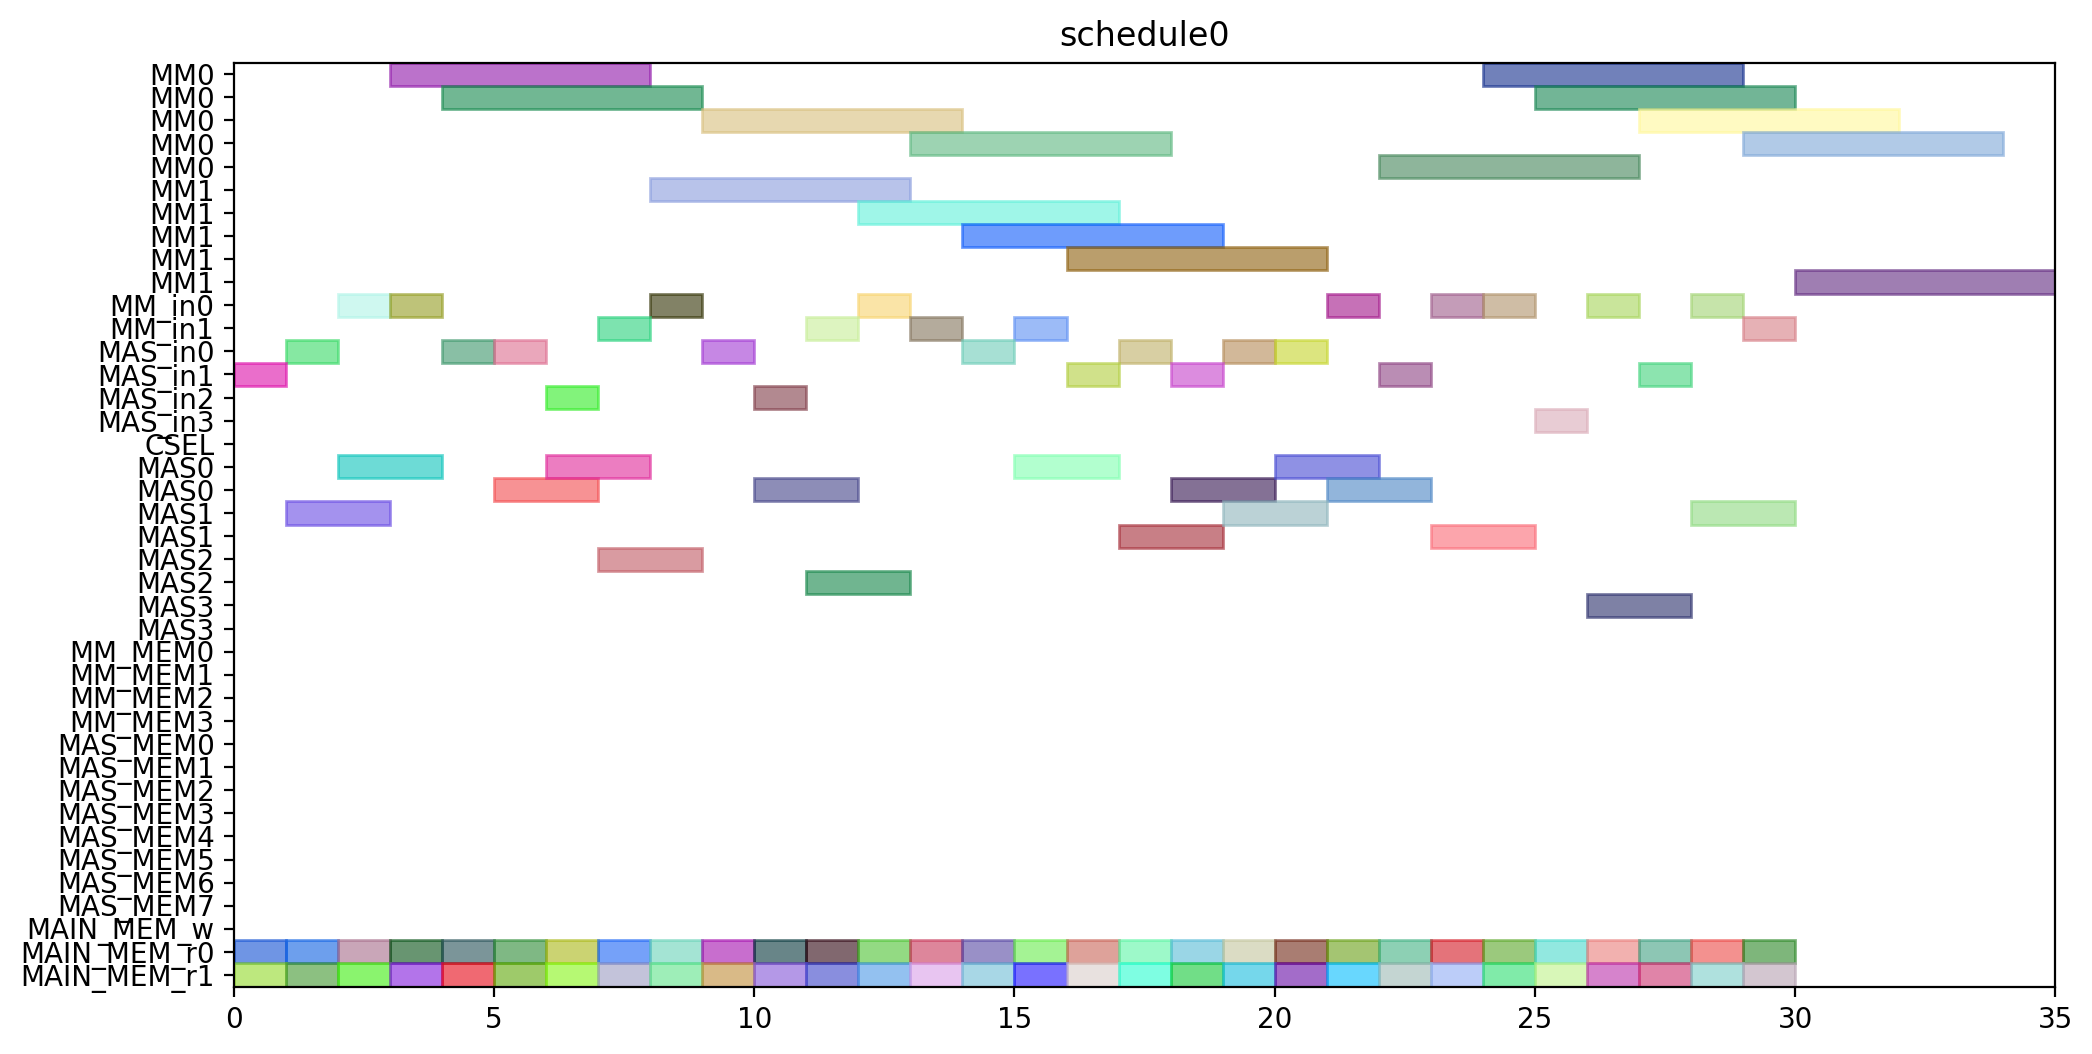

Recreate this plot in Python.
from pyschedule import Scenario, solvers, plotters, alt


def solve():
	horizon = 120
	S = Scenario("schedule0", horizon=horizon)

	# resource
	MM = S.Resources('MM', num=2, size=5)
	MM_in = S.Resources('MM_in', num=2)
	MAS_in = S.Resources('MAS_in', num=4)
	CSEL = S.Resource('CSEL')
	MAS = S.Resources('MAS', num=4, size=2, periods=range(1, horizon))
	MM_MEM = S.Resources('MM_MEM', num=4)
	MAS_MEM = S.Resources('MAS_MEM', num=8)
	MAIN_MEM_w = S.Resource('MAIN_MEM_w', size=1)
	MAIN_MEM_r = S.Resources('MAIN_MEM_r', num=2)

	# result of previous scheduling

	# new tasks
	r1_t0 = S.Task('r1_t0', length=5, delay_cost=1)
	r1_t0 += alt(MM)
	r1_t0_in = S.Task('r1_t0_in', length=1, delay_cost=1)
	r1_t0_in += alt(MM_in)
	S += r1_t0_in*MM_in[0]<=r1_t0*MM[0]
	S += r1_t0_in*MM_in[1]<=r1_t0*MM[1]
	r1_t0_mem0 = S.Task('r1_t0_mem0', length=1, delay_cost=1)
	r1_t0_mem0 += MAIN_MEM_r[0]
	S += r1_t0_mem0 <= r1_t0

	r1_t0_mem1 = S.Task('r1_t0_mem1', length=1, delay_cost=1)
	r1_t0_mem1 += MAIN_MEM_r[1]
	S += r1_t0_mem1 <= r1_t0

	r1_t1 = S.Task('r1_t1', length=5, delay_cost=1)
	r1_t1 += alt(MM)
	r1_t1_in = S.Task('r1_t1_in', length=1, delay_cost=1)
	r1_t1_in += alt(MM_in)
	S += r1_t1_in*MM_in[0]<=r1_t1*MM[0]
	S += r1_t1_in*MM_in[1]<=r1_t1*MM[1]
	r1_t1_mem0 = S.Task('r1_t1_mem0', length=1, delay_cost=1)
	r1_t1_mem0 += MAIN_MEM_r[0]
	S += r1_t1_mem0 <= r1_t1

	r1_t1_mem1 = S.Task('r1_t1_mem1', length=1, delay_cost=1)
	r1_t1_mem1 += MAIN_MEM_r[1]
	S += r1_t1_mem1 <= r1_t1

	r1_t2 = S.Task('r1_t2', length=2, delay_cost=1)
	r1_t2 += alt(MAS)
	r1_t2_in = S.Task('r1_t2_in', length=1, delay_cost=1)
	r1_t2_in += alt(MAS_in)
	S += r1_t2_in*MAS_in[0]<=r1_t2*MAS[0]

	S += r1_t2_in*MAS_in[1]<=r1_t2*MAS[1]

	S += r1_t2_in*MAS_in[2]<=r1_t2*MAS[2]

	S += r1_t2_in*MAS_in[3]<=r1_t2*MAS[3]

	r1_t2_mem0 = S.Task('r1_t2_mem0', length=1, delay_cost=1)
	r1_t2_mem0 += MAIN_MEM_r[0]
	S += r1_t2_mem0 <= r1_t2

	r1_t2_mem1 = S.Task('r1_t2_mem1', length=1, delay_cost=1)
	r1_t2_mem1 += MAIN_MEM_r[1]
	S += r1_t2_mem1 <= r1_t2

	r1_t3 = S.Task('r1_t3', length=2, delay_cost=1)
	r1_t3 += alt(MAS)
	r1_t3_in = S.Task('r1_t3_in', length=1, delay_cost=1)
	r1_t3_in += alt(MAS_in)
	S += r1_t3_in*MAS_in[0]<=r1_t3*MAS[0]

	S += r1_t3_in*MAS_in[1]<=r1_t3*MAS[1]

	S += r1_t3_in*MAS_in[2]<=r1_t3*MAS[2]

	S += r1_t3_in*MAS_in[3]<=r1_t3*MAS[3]

	r1_t3_mem0 = S.Task('r1_t3_mem0', length=1, delay_cost=1)
	r1_t3_mem0 += MAIN_MEM_r[0]
	S += r1_t3_mem0 <= r1_t3

	r1_t3_mem1 = S.Task('r1_t3_mem1', length=1, delay_cost=1)
	r1_t3_mem1 += MAIN_MEM_r[1]
	S += r1_t3_mem1 <= r1_t3

	r3_t0 = S.Task('r3_t0', length=5, delay_cost=1)
	r3_t0 += alt(MM)
	r3_t0_in = S.Task('r3_t0_in', length=1, delay_cost=1)
	r3_t0_in += alt(MM_in)
	S += r3_t0_in*MM_in[0]<=r3_t0*MM[0]
	S += r3_t0_in*MM_in[1]<=r3_t0*MM[1]
	r3_t0_mem0 = S.Task('r3_t0_mem0', length=1, delay_cost=1)
	r3_t0_mem0 += MAIN_MEM_r[0]
	S += r3_t0_mem0 <= r3_t0

	r3_t0_mem1 = S.Task('r3_t0_mem1', length=1, delay_cost=1)
	r3_t0_mem1 += MAIN_MEM_r[1]
	S += r3_t0_mem1 <= r3_t0

	r3_t1 = S.Task('r3_t1', length=5, delay_cost=1)
	r3_t1 += alt(MM)
	r3_t1_in = S.Task('r3_t1_in', length=1, delay_cost=1)
	r3_t1_in += alt(MM_in)
	S += r3_t1_in*MM_in[0]<=r3_t1*MM[0]
	S += r3_t1_in*MM_in[1]<=r3_t1*MM[1]
	r3_t1_mem0 = S.Task('r3_t1_mem0', length=1, delay_cost=1)
	r3_t1_mem0 += MAIN_MEM_r[0]
	S += r3_t1_mem0 <= r3_t1

	r3_t1_mem1 = S.Task('r3_t1_mem1', length=1, delay_cost=1)
	r3_t1_mem1 += MAIN_MEM_r[1]
	S += r3_t1_mem1 <= r3_t1

	r3_t2 = S.Task('r3_t2', length=2, delay_cost=1)
	r3_t2 += alt(MAS)
	r3_t2_in = S.Task('r3_t2_in', length=1, delay_cost=1)
	r3_t2_in += alt(MAS_in)
	S += r3_t2_in*MAS_in[0]<=r3_t2*MAS[0]

	S += r3_t2_in*MAS_in[1]<=r3_t2*MAS[1]

	S += r3_t2_in*MAS_in[2]<=r3_t2*MAS[2]

	S += r3_t2_in*MAS_in[3]<=r3_t2*MAS[3]

	r3_t2_mem0 = S.Task('r3_t2_mem0', length=1, delay_cost=1)
	r3_t2_mem0 += MAIN_MEM_r[0]
	S += r3_t2_mem0 <= r3_t2

	r3_t2_mem1 = S.Task('r3_t2_mem1', length=1, delay_cost=1)
	r3_t2_mem1 += MAIN_MEM_r[1]
	S += r3_t2_mem1 <= r3_t2

	r3_t3 = S.Task('r3_t3', length=2, delay_cost=1)
	r3_t3 += alt(MAS)
	r3_t3_in = S.Task('r3_t3_in', length=1, delay_cost=1)
	r3_t3_in += alt(MAS_in)
	S += r3_t3_in*MAS_in[0]<=r3_t3*MAS[0]

	S += r3_t3_in*MAS_in[1]<=r3_t3*MAS[1]

	S += r3_t3_in*MAS_in[2]<=r3_t3*MAS[2]

	S += r3_t3_in*MAS_in[3]<=r3_t3*MAS[3]

	r3_t3_mem0 = S.Task('r3_t3_mem0', length=1, delay_cost=1)
	r3_t3_mem0 += MAIN_MEM_r[0]
	S += r3_t3_mem0 <= r3_t3

	r3_t3_mem1 = S.Task('r3_t3_mem1', length=1, delay_cost=1)
	r3_t3_mem1 += MAIN_MEM_r[1]
	S += r3_t3_mem1 <= r3_t3

	r4_t0 = S.Task('r4_t0', length=5, delay_cost=1)
	r4_t0 += alt(MM)
	r4_t0_in = S.Task('r4_t0_in', length=1, delay_cost=1)
	r4_t0_in += alt(MM_in)
	S += r4_t0_in*MM_in[0]<=r4_t0*MM[0]
	S += r4_t0_in*MM_in[1]<=r4_t0*MM[1]
	r4_t0_mem0 = S.Task('r4_t0_mem0', length=1, delay_cost=1)
	r4_t0_mem0 += MAIN_MEM_r[0]
	S += r4_t0_mem0 <= r4_t0

	r4_t0_mem1 = S.Task('r4_t0_mem1', length=1, delay_cost=1)
	r4_t0_mem1 += MAIN_MEM_r[1]
	S += r4_t0_mem1 <= r4_t0

	r4_t1 = S.Task('r4_t1', length=5, delay_cost=1)
	r4_t1 += alt(MM)
	r4_t1_in = S.Task('r4_t1_in', length=1, delay_cost=1)
	r4_t1_in += alt(MM_in)
	S += r4_t1_in*MM_in[0]<=r4_t1*MM[0]
	S += r4_t1_in*MM_in[1]<=r4_t1*MM[1]
	r4_t1_mem0 = S.Task('r4_t1_mem0', length=1, delay_cost=1)
	r4_t1_mem0 += MAIN_MEM_r[0]
	S += r4_t1_mem0 <= r4_t1

	r4_t1_mem1 = S.Task('r4_t1_mem1', length=1, delay_cost=1)
	r4_t1_mem1 += MAIN_MEM_r[1]
	S += r4_t1_mem1 <= r4_t1

	r4_t2 = S.Task('r4_t2', length=2, delay_cost=1)
	r4_t2 += alt(MAS)
	r4_t2_in = S.Task('r4_t2_in', length=1, delay_cost=1)
	r4_t2_in += alt(MAS_in)
	S += r4_t2_in*MAS_in[0]<=r4_t2*MAS[0]

	S += r4_t2_in*MAS_in[1]<=r4_t2*MAS[1]

	S += r4_t2_in*MAS_in[2]<=r4_t2*MAS[2]

	S += r4_t2_in*MAS_in[3]<=r4_t2*MAS[3]

	r4_t2_mem0 = S.Task('r4_t2_mem0', length=1, delay_cost=1)
	r4_t2_mem0 += MAIN_MEM_r[0]
	S += r4_t2_mem0 <= r4_t2

	r4_t2_mem1 = S.Task('r4_t2_mem1', length=1, delay_cost=1)
	r4_t2_mem1 += MAIN_MEM_r[1]
	S += r4_t2_mem1 <= r4_t2

	r4_t3 = S.Task('r4_t3', length=2, delay_cost=1)
	r4_t3 += alt(MAS)
	r4_t3_in = S.Task('r4_t3_in', length=1, delay_cost=1)
	r4_t3_in += alt(MAS_in)
	S += r4_t3_in*MAS_in[0]<=r4_t3*MAS[0]

	S += r4_t3_in*MAS_in[1]<=r4_t3*MAS[1]

	S += r4_t3_in*MAS_in[2]<=r4_t3*MAS[2]

	S += r4_t3_in*MAS_in[3]<=r4_t3*MAS[3]

	r4_t3_mem0 = S.Task('r4_t3_mem0', length=1, delay_cost=1)
	r4_t3_mem0 += MAIN_MEM_r[0]
	S += r4_t3_mem0 <= r4_t3

	r4_t3_mem1 = S.Task('r4_t3_mem1', length=1, delay_cost=1)
	r4_t3_mem1 += MAIN_MEM_r[1]
	S += r4_t3_mem1 <= r4_t3

	r5_t0 = S.Task('r5_t0', length=5, delay_cost=1)
	r5_t0 += alt(MM)
	r5_t0_in = S.Task('r5_t0_in', length=1, delay_cost=1)
	r5_t0_in += alt(MM_in)
	S += r5_t0_in*MM_in[0]<=r5_t0*MM[0]
	S += r5_t0_in*MM_in[1]<=r5_t0*MM[1]
	r5_t0_mem0 = S.Task('r5_t0_mem0', length=1, delay_cost=1)
	r5_t0_mem0 += MAIN_MEM_r[0]
	S += r5_t0_mem0 <= r5_t0

	r5_t0_mem1 = S.Task('r5_t0_mem1', length=1, delay_cost=1)
	r5_t0_mem1 += MAIN_MEM_r[1]
	S += r5_t0_mem1 <= r5_t0

	r5_t1 = S.Task('r5_t1', length=5, delay_cost=1)
	r5_t1 += alt(MM)
	r5_t1_in = S.Task('r5_t1_in', length=1, delay_cost=1)
	r5_t1_in += alt(MM_in)
	S += r5_t1_in*MM_in[0]<=r5_t1*MM[0]
	S += r5_t1_in*MM_in[1]<=r5_t1*MM[1]
	r5_t1_mem0 = S.Task('r5_t1_mem0', length=1, delay_cost=1)
	r5_t1_mem0 += MAIN_MEM_r[0]
	S += r5_t1_mem0 <= r5_t1

	r5_t1_mem1 = S.Task('r5_t1_mem1', length=1, delay_cost=1)
	r5_t1_mem1 += MAIN_MEM_r[1]
	S += r5_t1_mem1 <= r5_t1

	r5_t2 = S.Task('r5_t2', length=2, delay_cost=1)
	r5_t2 += alt(MAS)
	r5_t2_in = S.Task('r5_t2_in', length=1, delay_cost=1)
	r5_t2_in += alt(MAS_in)
	S += r5_t2_in*MAS_in[0]<=r5_t2*MAS[0]

	S += r5_t2_in*MAS_in[1]<=r5_t2*MAS[1]

	S += r5_t2_in*MAS_in[2]<=r5_t2*MAS[2]

	S += r5_t2_in*MAS_in[3]<=r5_t2*MAS[3]

	r5_t2_mem0 = S.Task('r5_t2_mem0', length=1, delay_cost=1)
	r5_t2_mem0 += MAIN_MEM_r[0]
	S += r5_t2_mem0 <= r5_t2

	r5_t2_mem1 = S.Task('r5_t2_mem1', length=1, delay_cost=1)
	r5_t2_mem1 += MAIN_MEM_r[1]
	S += r5_t2_mem1 <= r5_t2

	r5_t3 = S.Task('r5_t3', length=2, delay_cost=1)
	r5_t3 += alt(MAS)
	r5_t3_in = S.Task('r5_t3_in', length=1, delay_cost=1)
	r5_t3_in += alt(MAS_in)
	S += r5_t3_in*MAS_in[0]<=r5_t3*MAS[0]

	S += r5_t3_in*MAS_in[1]<=r5_t3*MAS[1]

	S += r5_t3_in*MAS_in[2]<=r5_t3*MAS[2]

	S += r5_t3_in*MAS_in[3]<=r5_t3*MAS[3]

	r5_t3_mem0 = S.Task('r5_t3_mem0', length=1, delay_cost=1)
	r5_t3_mem0 += MAIN_MEM_r[0]
	S += r5_t3_mem0 <= r5_t3

	r5_t3_mem1 = S.Task('r5_t3_mem1', length=1, delay_cost=1)
	r5_t3_mem1 += MAIN_MEM_r[1]
	S += r5_t3_mem1 <= r5_t3

	r6_t0 = S.Task('r6_t0', length=5, delay_cost=1)
	r6_t0 += alt(MM)
	r6_t0_in = S.Task('r6_t0_in', length=1, delay_cost=1)
	r6_t0_in += alt(MM_in)
	S += r6_t0_in*MM_in[0]<=r6_t0*MM[0]
	S += r6_t0_in*MM_in[1]<=r6_t0*MM[1]
	r6_t0_mem0 = S.Task('r6_t0_mem0', length=1, delay_cost=1)
	r6_t0_mem0 += MAIN_MEM_r[0]
	S += r6_t0_mem0 <= r6_t0

	r6_t0_mem1 = S.Task('r6_t0_mem1', length=1, delay_cost=1)
	r6_t0_mem1 += MAIN_MEM_r[1]
	S += r6_t0_mem1 <= r6_t0

	r6_t1 = S.Task('r6_t1', length=5, delay_cost=1)
	r6_t1 += alt(MM)
	r6_t1_in = S.Task('r6_t1_in', length=1, delay_cost=1)
	r6_t1_in += alt(MM_in)
	S += r6_t1_in*MM_in[0]<=r6_t1*MM[0]
	S += r6_t1_in*MM_in[1]<=r6_t1*MM[1]
	r6_t1_mem0 = S.Task('r6_t1_mem0', length=1, delay_cost=1)
	r6_t1_mem0 += MAIN_MEM_r[0]
	S += r6_t1_mem0 <= r6_t1

	r6_t1_mem1 = S.Task('r6_t1_mem1', length=1, delay_cost=1)
	r6_t1_mem1 += MAIN_MEM_r[1]
	S += r6_t1_mem1 <= r6_t1

	r6_t2 = S.Task('r6_t2', length=2, delay_cost=1)
	r6_t2 += alt(MAS)
	r6_t2_in = S.Task('r6_t2_in', length=1, delay_cost=1)
	r6_t2_in += alt(MAS_in)
	S += r6_t2_in*MAS_in[0]<=r6_t2*MAS[0]

	S += r6_t2_in*MAS_in[1]<=r6_t2*MAS[1]

	S += r6_t2_in*MAS_in[2]<=r6_t2*MAS[2]

	S += r6_t2_in*MAS_in[3]<=r6_t2*MAS[3]

	r6_t2_mem0 = S.Task('r6_t2_mem0', length=1, delay_cost=1)
	r6_t2_mem0 += MAIN_MEM_r[0]
	S += r6_t2_mem0 <= r6_t2

	r6_t2_mem1 = S.Task('r6_t2_mem1', length=1, delay_cost=1)
	r6_t2_mem1 += MAIN_MEM_r[1]
	S += r6_t2_mem1 <= r6_t2

	r6_t3 = S.Task('r6_t3', length=2, delay_cost=1)
	r6_t3 += alt(MAS)
	r6_t3_in = S.Task('r6_t3_in', length=1, delay_cost=1)
	r6_t3_in += alt(MAS_in)
	S += r6_t3_in*MAS_in[0]<=r6_t3*MAS[0]

	S += r6_t3_in*MAS_in[1]<=r6_t3*MAS[1]

	S += r6_t3_in*MAS_in[2]<=r6_t3*MAS[2]

	S += r6_t3_in*MAS_in[3]<=r6_t3*MAS[3]

	r6_t3_mem0 = S.Task('r6_t3_mem0', length=1, delay_cost=1)
	r6_t3_mem0 += MAIN_MEM_r[0]
	S += r6_t3_mem0 <= r6_t3

	r6_t3_mem1 = S.Task('r6_t3_mem1', length=1, delay_cost=1)
	r6_t3_mem1 += MAIN_MEM_r[1]
	S += r6_t3_mem1 <= r6_t3

	r9_t2 = S.Task('r9_t2', length=2, delay_cost=1)
	r9_t2 += alt(MAS)
	r9_t2_in = S.Task('r9_t2_in', length=1, delay_cost=1)
	r9_t2_in += alt(MAS_in)
	S += r9_t2_in*MAS_in[0]<=r9_t2*MAS[0]

	S += r9_t2_in*MAS_in[1]<=r9_t2*MAS[1]

	S += r9_t2_in*MAS_in[2]<=r9_t2*MAS[2]

	S += r9_t2_in*MAS_in[3]<=r9_t2*MAS[3]

	r9_t2_mem0 = S.Task('r9_t2_mem0', length=1, delay_cost=1)
	r9_t2_mem0 += MAIN_MEM_r[0]
	S += r9_t2_mem0 <= r9_t2

	r9_t2_mem1 = S.Task('r9_t2_mem1', length=1, delay_cost=1)
	r9_t2_mem1 += MAIN_MEM_r[1]
	S += r9_t2_mem1 <= r9_t2

	r12_t0 = S.Task('r12_t0', length=5, delay_cost=1)
	r12_t0 += alt(MM)
	r12_t0_in = S.Task('r12_t0_in', length=1, delay_cost=1)
	r12_t0_in += alt(MM_in)
	S += r12_t0_in*MM_in[0]<=r12_t0*MM[0]
	S += r12_t0_in*MM_in[1]<=r12_t0*MM[1]
	r12_t0_mem0 = S.Task('r12_t0_mem0', length=1, delay_cost=1)
	r12_t0_mem0 += MAIN_MEM_r[0]
	S += r12_t0_mem0 <= r12_t0

	r12_t0_mem1 = S.Task('r12_t0_mem1', length=1, delay_cost=1)
	r12_t0_mem1 += MAIN_MEM_r[1]
	S += r12_t0_mem1 <= r12_t0

	r12_t1 = S.Task('r12_t1', length=5, delay_cost=1)
	r12_t1 += alt(MM)
	r12_t1_in = S.Task('r12_t1_in', length=1, delay_cost=1)
	r12_t1_in += alt(MM_in)
	S += r12_t1_in*MM_in[0]<=r12_t1*MM[0]
	S += r12_t1_in*MM_in[1]<=r12_t1*MM[1]
	r12_t1_mem0 = S.Task('r12_t1_mem0', length=1, delay_cost=1)
	r12_t1_mem0 += MAIN_MEM_r[0]
	S += r12_t1_mem0 <= r12_t1

	r12_t1_mem1 = S.Task('r12_t1_mem1', length=1, delay_cost=1)
	r12_t1_mem1 += MAIN_MEM_r[1]
	S += r12_t1_mem1 <= r12_t1

	r12_t2 = S.Task('r12_t2', length=2, delay_cost=1)
	r12_t2 += alt(MAS)
	r12_t2_in = S.Task('r12_t2_in', length=1, delay_cost=1)
	r12_t2_in += alt(MAS_in)
	S += r12_t2_in*MAS_in[0]<=r12_t2*MAS[0]

	S += r12_t2_in*MAS_in[1]<=r12_t2*MAS[1]

	S += r12_t2_in*MAS_in[2]<=r12_t2*MAS[2]

	S += r12_t2_in*MAS_in[3]<=r12_t2*MAS[3]

	r12_t2_mem0 = S.Task('r12_t2_mem0', length=1, delay_cost=1)
	r12_t2_mem0 += MAIN_MEM_r[0]
	S += r12_t2_mem0 <= r12_t2

	r12_t2_mem1 = S.Task('r12_t2_mem1', length=1, delay_cost=1)
	r12_t2_mem1 += MAIN_MEM_r[1]
	S += r12_t2_mem1 <= r12_t2

	r12_t3 = S.Task('r12_t3', length=2, delay_cost=1)
	r12_t3 += alt(MAS)
	r12_t3_in = S.Task('r12_t3_in', length=1, delay_cost=1)
	r12_t3_in += alt(MAS_in)
	S += r12_t3_in*MAS_in[0]<=r12_t3*MAS[0]

	S += r12_t3_in*MAS_in[1]<=r12_t3*MAS[1]

	S += r12_t3_in*MAS_in[2]<=r12_t3*MAS[2]

	S += r12_t3_in*MAS_in[3]<=r12_t3*MAS[3]

	r12_t3_mem0 = S.Task('r12_t3_mem0', length=1, delay_cost=1)
	r12_t3_mem0 += MAIN_MEM_r[0]
	S += r12_t3_mem0 <= r12_t3

	r12_t3_mem1 = S.Task('r12_t3_mem1', length=1, delay_cost=1)
	r12_t3_mem1 += MAIN_MEM_r[1]
	S += r12_t3_mem1 <= r12_t3

	r13_t0 = S.Task('r13_t0', length=5, delay_cost=1)
	r13_t0 += alt(MM)
	r13_t0_in = S.Task('r13_t0_in', length=1, delay_cost=1)
	r13_t0_in += alt(MM_in)
	S += r13_t0_in*MM_in[0]<=r13_t0*MM[0]
	S += r13_t0_in*MM_in[1]<=r13_t0*MM[1]
	r13_t0_mem0 = S.Task('r13_t0_mem0', length=1, delay_cost=1)
	r13_t0_mem0 += MAIN_MEM_r[0]
	S += r13_t0_mem0 <= r13_t0

	r13_t0_mem1 = S.Task('r13_t0_mem1', length=1, delay_cost=1)
	r13_t0_mem1 += MAIN_MEM_r[1]
	S += r13_t0_mem1 <= r13_t0

	r13_t1 = S.Task('r13_t1', length=5, delay_cost=1)
	r13_t1 += alt(MM)
	r13_t1_in = S.Task('r13_t1_in', length=1, delay_cost=1)
	r13_t1_in += alt(MM_in)
	S += r13_t1_in*MM_in[0]<=r13_t1*MM[0]
	S += r13_t1_in*MM_in[1]<=r13_t1*MM[1]
	r13_t1_mem0 = S.Task('r13_t1_mem0', length=1, delay_cost=1)
	r13_t1_mem0 += MAIN_MEM_r[0]
	S += r13_t1_mem0 <= r13_t1

	r13_t1_mem1 = S.Task('r13_t1_mem1', length=1, delay_cost=1)
	r13_t1_mem1 += MAIN_MEM_r[1]
	S += r13_t1_mem1 <= r13_t1

	r13_t2 = S.Task('r13_t2', length=2, delay_cost=1)
	r13_t2 += alt(MAS)
	r13_t2_in = S.Task('r13_t2_in', length=1, delay_cost=1)
	r13_t2_in += alt(MAS_in)
	S += r13_t2_in*MAS_in[0]<=r13_t2*MAS[0]

	S += r13_t2_in*MAS_in[1]<=r13_t2*MAS[1]

	S += r13_t2_in*MAS_in[2]<=r13_t2*MAS[2]

	S += r13_t2_in*MAS_in[3]<=r13_t2*MAS[3]

	r13_t2_mem0 = S.Task('r13_t2_mem0', length=1, delay_cost=1)
	r13_t2_mem0 += MAIN_MEM_r[0]
	S += r13_t2_mem0 <= r13_t2

	r13_t2_mem1 = S.Task('r13_t2_mem1', length=1, delay_cost=1)
	r13_t2_mem1 += MAIN_MEM_r[1]
	S += r13_t2_mem1 <= r13_t2

	r13_t3 = S.Task('r13_t3', length=2, delay_cost=1)
	r13_t3 += alt(MAS)
	r13_t3_in = S.Task('r13_t3_in', length=1, delay_cost=1)
	r13_t3_in += alt(MAS_in)
	S += r13_t3_in*MAS_in[0]<=r13_t3*MAS[0]

	S += r13_t3_in*MAS_in[1]<=r13_t3*MAS[1]

	S += r13_t3_in*MAS_in[2]<=r13_t3*MAS[2]

	S += r13_t3_in*MAS_in[3]<=r13_t3*MAS[3]

	r13_t3_mem0 = S.Task('r13_t3_mem0', length=1, delay_cost=1)
	r13_t3_mem0 += MAIN_MEM_r[0]
	S += r13_t3_mem0 <= r13_t3

	r13_t3_mem1 = S.Task('r13_t3_mem1', length=1, delay_cost=1)
	r13_t3_mem1 += MAIN_MEM_r[1]
	S += r13_t3_mem1 <= r13_t3

	r16_t3 = S.Task('r16_t3', length=2, delay_cost=1)
	r16_t3 += alt(MAS)
	r16_t3_in = S.Task('r16_t3_in', length=1, delay_cost=1)
	r16_t3_in += alt(MAS_in)
	S += r16_t3_in*MAS_in[0]<=r16_t3*MAS[0]

	S += r16_t3_in*MAS_in[1]<=r16_t3*MAS[1]

	S += r16_t3_in*MAS_in[2]<=r16_t3*MAS[2]

	S += r16_t3_in*MAS_in[3]<=r16_t3*MAS[3]

	r16_t3_mem0 = S.Task('r16_t3_mem0', length=1, delay_cost=1)
	r16_t3_mem0 += MAIN_MEM_r[0]
	S += r16_t3_mem0 <= r16_t3

	r16_t3_mem1 = S.Task('r16_t3_mem1', length=1, delay_cost=1)
	r16_t3_mem1 += MAIN_MEM_r[1]
	S += r16_t3_mem1 <= r16_t3

	solvers.mip.solve(S,msg=1,kind='CPLEX',ratio_gap=1.01)

	solution = [['hoge']*len(S.solution()[1]) for i in range(len(S.solution()))]
	for i in range(len(S.solution())):
		for j in range(len(S.solution()[i])):
			solution[i][j]=str(S.solution()[i][j])
	print(solution)

	cycles = int(solution[-1][3])

	pic_file_name = "/mnt/rose/usr1/fukuda/ABE/multiRAM_multiMAS_16mux/scheduling_result/stage5MM2_stage2MAS4/EP2_YRECOVER/schedule0.png"
	if(S.solution() != []):
		plotters.matplotlib.plot(S,img_filename=pic_file_name, show_task_labels=False, fig_size=(cycles*0.25+3, 6))

	return solution
